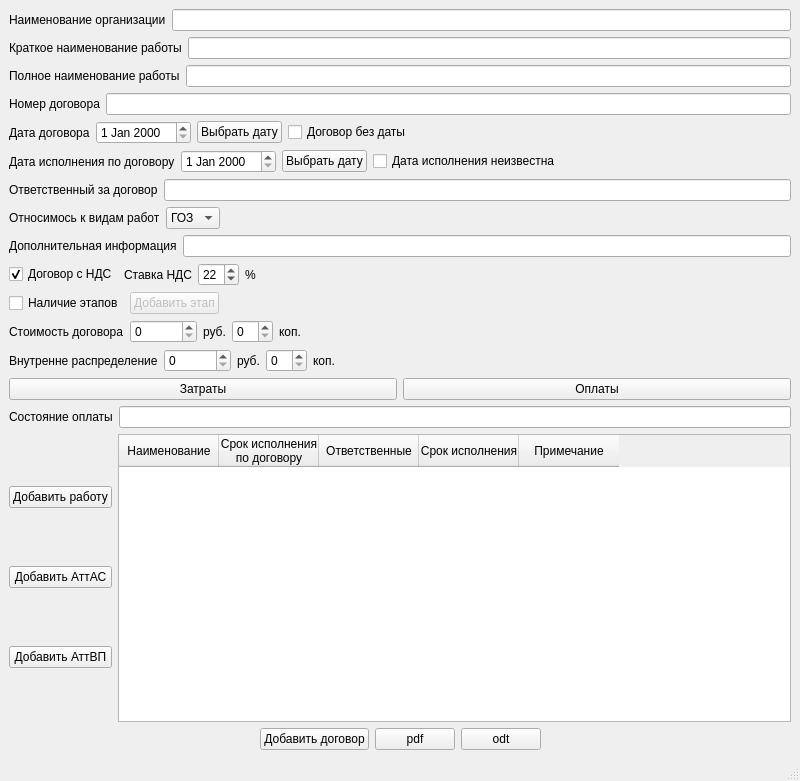
<?xml version="1.0" encoding="UTF-8"?>
<ui version="4.0">
 <class>MainWindow</class>
 <widget class="QMainWindow" name="MainWindow">
  <property name="geometry">
   <rect>
    <x>0</x>
    <y>0</y>
    <width>800</width>
    <height>781</height>
   </rect>
  </property>
  <property name="windowTitle">
   <string>MainWindow</string>
  </property>
  <widget class="QWidget" name="centralwidget">
   <layout class="QVBoxLayout" name="verticalLayout_2">
    <item>
     <layout class="QHBoxLayout" name="horizontalLayout_5">
      <item>
       <widget class="QLabel" name="lb_name_organization">
        <property name="text">
         <string>Наименование организации</string>
        </property>
       </widget>
      </item>
      <item>
       <widget class="QLineEdit" name="le_name_organization">
        <property name="enabled">
         <bool>true</bool>
        </property>
       </widget>
      </item>
     </layout>
    </item>
    <item>
     <layout class="QHBoxLayout" name="horizontalLayout">
      <item>
       <widget class="QLabel" name="lb_name_short">
        <property name="text">
         <string>Краткое наименование работы</string>
        </property>
       </widget>
      </item>
      <item>
       <widget class="QLineEdit" name="le_name_short">
        <property name="enabled">
         <bool>true</bool>
        </property>
       </widget>
      </item>
     </layout>
    </item>
    <item>
     <layout class="QHBoxLayout" name="horizontalLayout_2">
      <item>
       <widget class="QLabel" name="lb_name_full">
        <property name="text">
         <string>Полное наименование работы</string>
        </property>
       </widget>
      </item>
      <item>
       <widget class="QLineEdit" name="le_name_full">
        <property name="enabled">
         <bool>true</bool>
        </property>
       </widget>
      </item>
     </layout>
    </item>
    <item>
     <layout class="QHBoxLayout" name="horizontalLayout_4">
      <item>
       <widget class="QLabel" name="lb_number">
        <property name="text">
         <string>Номер договора</string>
        </property>
       </widget>
      </item>
      <item>
       <widget class="QLineEdit" name="le_number">
        <property name="enabled">
         <bool>true</bool>
        </property>
       </widget>
      </item>
     </layout>
    </item>
    <item>
     <layout class="QHBoxLayout" name="horizontalLayout_6">
      <item>
       <widget class="QLabel" name="lb_contract_data">
        <property name="text">
         <string>Дата договора</string>
        </property>
       </widget>
      </item>
      <item>
       <widget class="QDateEdit" name="de_contract_data"/>
      </item>
      <item>
       <widget class="QPushButton" name="pb_edit_contract_data">
        <property name="text">
         <string>Выбрать дату</string>
        </property>
       </widget>
      </item>
      <item>
       <widget class="QCheckBox" name="cb_with_date">
        <property name="text">
         <string>Договор без даты</string>
        </property>
       </widget>
      </item>
      <item>
       <spacer name="horizontalSpacer_2">
        <property name="orientation">
         <enum>Qt::Horizontal</enum>
        </property>
        <property name="sizeHint" stdset="0">
         <size>
          <width>40</width>
          <height>20</height>
         </size>
        </property>
       </spacer>
      </item>
     </layout>
    </item>
    <item>
     <layout class="QHBoxLayout" name="horizontalLayout_7">
      <item>
       <widget class="QLabel" name="lb_deadline_data">
        <property name="text">
         <string>Дата исполнения по договору</string>
        </property>
       </widget>
      </item>
      <item>
       <widget class="QDateEdit" name="de_deadline_data"/>
      </item>
      <item>
       <widget class="QPushButton" name="pb_edit_deadline_data">
        <property name="text">
         <string>Выбрать дату</string>
        </property>
       </widget>
      </item>
      <item>
       <widget class="QCheckBox" name="cb_with_deadline_data">
        <property name="text">
         <string>Дата исполнения неизвестна</string>
        </property>
       </widget>
      </item>
      <item>
       <spacer name="horizontalSpacer">
        <property name="orientation">
         <enum>Qt::Horizontal</enum>
        </property>
        <property name="sizeHint" stdset="0">
         <size>
          <width>40</width>
          <height>20</height>
         </size>
        </property>
       </spacer>
      </item>
     </layout>
    </item>
    <item>
     <layout class="QHBoxLayout" name="horizontalLayout_8">
      <item>
       <widget class="QLabel" name="lb_responsible_employee">
        <property name="text">
         <string>Ответственный за договор</string>
        </property>
       </widget>
      </item>
      <item>
       <widget class="QLineEdit" name="le_responsible_employee">
        <property name="enabled">
         <bool>true</bool>
        </property>
       </widget>
      </item>
     </layout>
    </item>
    <item>
     <layout class="QHBoxLayout" name="horizontalLayout_9">
      <item>
       <widget class="QLabel" name="lb_type_contract">
        <property name="text">
         <string>Относимось к видам работ</string>
        </property>
       </widget>
      </item>
      <item>
       <widget class="QComboBox" name="cob_type_contract">
        <item>
         <property name="text">
          <string>ГОЗ</string>
         </property>
        </item>
        <item>
         <property name="text">
          <string>Атт</string>
         </property>
        </item>
        <item>
         <property name="text">
          <string>БЭК</string>
         </property>
        </item>
        <item>
         <property name="text">
          <string>СИ</string>
         </property>
        </item>
       </widget>
      </item>
      <item>
       <spacer name="horizontalSpacer_6">
        <property name="orientation">
         <enum>Qt::Horizontal</enum>
        </property>
        <property name="sizeHint" stdset="0">
         <size>
          <width>40</width>
          <height>20</height>
         </size>
        </property>
       </spacer>
      </item>
     </layout>
    </item>
    <item>
     <layout class="QHBoxLayout" name="horizontalLayout_14">
      <item>
       <widget class="QLabel" name="lb_info">
        <property name="text">
         <string>Дополнительная информация</string>
        </property>
       </widget>
      </item>
      <item>
       <widget class="QLineEdit" name="le_info">
        <property name="enabled">
         <bool>true</bool>
        </property>
       </widget>
      </item>
     </layout>
    </item>
    <item>
     <layout class="QHBoxLayout" name="horizontalLayout_12">
      <item>
       <widget class="QCheckBox" name="chb_nds">
        <property name="enabled">
         <bool>true</bool>
        </property>
        <property name="text">
         <string>Договор с НДС</string>
        </property>
        <property name="checkable">
         <bool>true</bool>
        </property>
        <property name="checked">
         <bool>true</bool>
        </property>
       </widget>
      </item>
      <item>
       <widget class="QLabel" name="label_19">
        <property name="text">
         <string>Ставка НДС</string>
        </property>
       </widget>
      </item>
      <item>
       <widget class="QSpinBox" name="sb_stavka_nds">
        <property name="enabled">
         <bool>true</bool>
        </property>
        <property name="value">
         <number>22</number>
        </property>
       </widget>
      </item>
      <item>
       <widget class="QLabel" name="label_20">
        <property name="text">
         <string>%</string>
        </property>
       </widget>
      </item>
      <item>
       <spacer name="horizontalSpacer_5">
        <property name="orientation">
         <enum>Qt::Horizontal</enum>
        </property>
        <property name="sizeHint" stdset="0">
         <size>
          <width>40</width>
          <height>20</height>
         </size>
        </property>
       </spacer>
      </item>
     </layout>
    </item>
    <item>
     <layout class="QHBoxLayout" name="horizontalLayout_15">
      <item>
       <widget class="QCheckBox" name="chb_stage">
        <property name="enabled">
         <bool>true</bool>
        </property>
        <property name="text">
         <string>Наличие этапов</string>
        </property>
       </widget>
      </item>
      <item>
       <widget class="QPushButton" name="pb_add_stage">
        <property name="enabled">
         <bool>false</bool>
        </property>
        <property name="text">
         <string>Добавить этап</string>
        </property>
       </widget>
      </item>
      <item>
       <spacer name="horizontalSpacer_9">
        <property name="orientation">
         <enum>Qt::Horizontal</enum>
        </property>
        <property name="sizeHint" stdset="0">
         <size>
          <width>40</width>
          <height>20</height>
         </size>
        </property>
       </spacer>
      </item>
     </layout>
    </item>
    <item>
     <layout class="QHBoxLayout" name="horizontalLayout_10">
      <item>
       <widget class="QLabel" name="lb_price">
        <property name="text">
         <string>Стоимость договора</string>
        </property>
       </widget>
      </item>
      <item>
       <widget class="QSpinBox" name="sb_price_ruble">
        <property name="enabled">
         <bool>true</bool>
        </property>
        <property name="maximum">
         <number>1000000000</number>
        </property>
       </widget>
      </item>
      <item>
       <widget class="QLabel" name="label_14">
        <property name="text">
         <string>руб.</string>
        </property>
       </widget>
      </item>
      <item>
       <widget class="QSpinBox" name="sb_price_kop">
        <property name="enabled">
         <bool>true</bool>
        </property>
        <property name="minimum">
         <number>0</number>
        </property>
       </widget>
      </item>
      <item>
       <widget class="QLabel" name="label_15">
        <property name="text">
         <string>коп.</string>
        </property>
       </widget>
      </item>
      <item>
       <spacer name="horizontalSpacer_3">
        <property name="orientation">
         <enum>Qt::Horizontal</enum>
        </property>
        <property name="sizeHint" stdset="0">
         <size>
          <width>40</width>
          <height>20</height>
         </size>
        </property>
       </spacer>
      </item>
     </layout>
    </item>
    <item>
     <layout class="QHBoxLayout" name="horizontalLayout_11">
      <item>
       <widget class="QLabel" name="lb_price_other_department">
        <property name="text">
         <string>Внутренне распределение</string>
        </property>
       </widget>
      </item>
      <item>
       <widget class="QSpinBox" name="sb_price_other_department_ruble">
        <property name="enabled">
         <bool>true</bool>
        </property>
        <property name="maximum">
         <number>1000000000</number>
        </property>
       </widget>
      </item>
      <item>
       <widget class="QLabel" name="label_17">
        <property name="text">
         <string>руб.</string>
        </property>
       </widget>
      </item>
      <item>
       <widget class="QSpinBox" name="sb_price_other_department_kop">
        <property name="enabled">
         <bool>true</bool>
        </property>
       </widget>
      </item>
      <item>
       <widget class="QLabel" name="label_18">
        <property name="text">
         <string>коп.</string>
        </property>
       </widget>
      </item>
      <item>
       <spacer name="horizontalSpacer_4">
        <property name="orientation">
         <enum>Qt::Horizontal</enum>
        </property>
        <property name="sizeHint" stdset="0">
         <size>
          <width>40</width>
          <height>20</height>
         </size>
        </property>
       </spacer>
      </item>
     </layout>
    </item>
    <item>
     <layout class="QHBoxLayout" name="horizontalLayout_13">
      <item>
       <widget class="QPushButton" name="pb_expenses">
        <property name="text">
         <string>Затраты</string>
        </property>
       </widget>
      </item>
      <item>
       <widget class="QPushButton" name="pb_payments">
        <property name="text">
         <string>Оплаты</string>
        </property>
       </widget>
      </item>
     </layout>
    </item>
    <item>
     <layout class="QHBoxLayout" name="horizontalLayout_17">
      <item>
       <widget class="QLabel" name="lb_status_payment">
        <property name="text">
         <string>Состояние оплаты</string>
        </property>
       </widget>
      </item>
      <item>
       <widget class="QLineEdit" name="le_status_payment">
        <property name="enabled">
         <bool>true</bool>
        </property>
       </widget>
      </item>
     </layout>
    </item>
    <item>
     <layout class="QGridLayout" name="gridLayout">
      <item row="0" column="0">
       <layout class="QVBoxLayout" name="verticalLayout">
        <item>
         <widget class="QPushButton" name="pb_add_work">
          <property name="text">
           <string>Добавить работу</string>
          </property>
         </widget>
        </item>
        <item>
         <widget class="QPushButton" name="pb_add_work_att_as">
          <property name="text">
           <string>Добавить АттАС</string>
          </property>
         </widget>
        </item>
        <item>
         <widget class="QPushButton" name="pb_add_work_att_vp">
          <property name="text">
           <string>Добавить АттВП</string>
          </property>
         </widget>
        </item>
       </layout>
      </item>
      <item row="0" column="1">
       <widget class="QTableWidget" name="table_work">
        <column>
         <property name="text">
          <string>Наименование</string>
         </property>
        </column>
        <column>
         <property name="text">
          <string>Срок исполнения
по договору</string>
         </property>
        </column>
        <column>
         <property name="text">
          <string>Ответственные</string>
         </property>
        </column>
        <column>
         <property name="text">
          <string>Срок исполнения</string>
         </property>
        </column>
        <column>
         <property name="text">
          <string>Примечание</string>
         </property>
        </column>
       </widget>
      </item>
     </layout>
    </item>
    <item>
     <layout class="QHBoxLayout" name="horizontalLayout_3">
      <item>
       <spacer name="horizontalSpacer_7">
        <property name="orientation">
         <enum>Qt::Horizontal</enum>
        </property>
        <property name="sizeHint" stdset="0">
         <size>
          <width>40</width>
          <height>20</height>
         </size>
        </property>
       </spacer>
      </item>
      <item>
       <widget class="QPushButton" name="pb_add_contract">
        <property name="text">
         <string>Добавить договор</string>
        </property>
       </widget>
      </item>
      <item>
       <widget class="QPushButton" name="pb_pdf">
        <property name="enabled">
         <bool>true</bool>
        </property>
        <property name="text">
         <string>pdf</string>
        </property>
       </widget>
      </item>
      <item>
       <widget class="QPushButton" name="pb_odt">
        <property name="enabled">
         <bool>true</bool>
        </property>
        <property name="text">
         <string>odt</string>
        </property>
       </widget>
      </item>
      <item>
       <spacer name="horizontalSpacer_8">
        <property name="orientation">
         <enum>Qt::Horizontal</enum>
        </property>
        <property name="sizeHint" stdset="0">
         <size>
          <width>40</width>
          <height>20</height>
         </size>
        </property>
       </spacer>
      </item>
     </layout>
    </item>
   </layout>
  </widget>
  <widget class="QMenuBar" name="menubar">
   <property name="geometry">
    <rect>
     <x>0</x>
     <y>0</y>
     <width>800</width>
     <height>21</height>
    </rect>
   </property>
  </widget>
  <widget class="QStatusBar" name="statusbar"/>
 </widget>
 <resources/>
 <connections/>
</ui>
